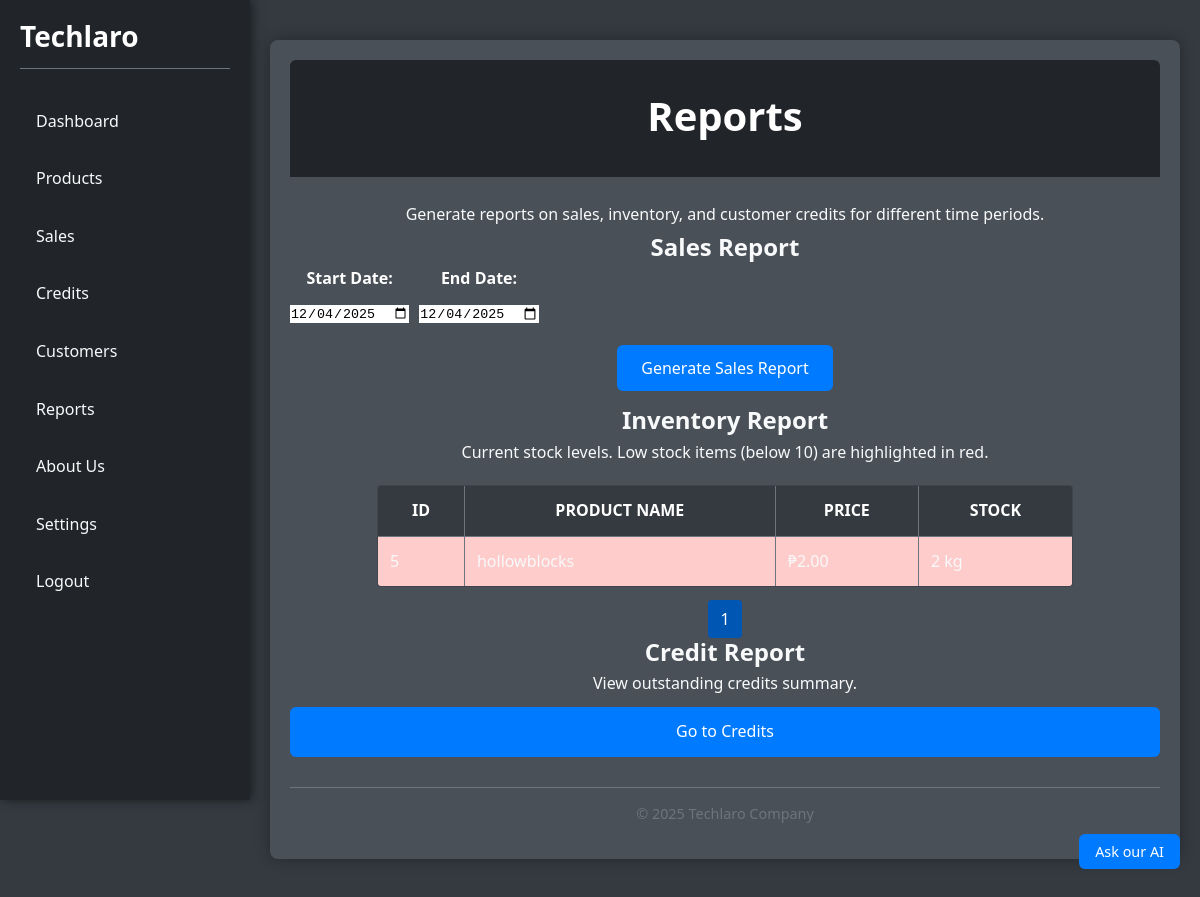
The app's page /pages/reports.php (signed in) with its own data.
### tables this page shows
CREATE TABLE `product` (
  `id` int(11) NOT NULL AUTO_INCREMENT,
  `user_id` int(11) DEFAULT NULL,
  `product_name` varchar(100) NOT NULL,
  `description` text DEFAULT NULL,
  `category` varchar(50) DEFAULT NULL,
  `price` decimal(10,2) NOT NULL,
  `stock` int(11) NOT NULL CHECK (`stock` >= 0),
  `created_at` datetime DEFAULT current_timestamp(),
  `unit` varchar(50) NOT NULL DEFAULT 'pcs',
  PRIMARY KEY (`id`),
  KEY `idx_stock` (`stock`),
  KEY `user_id` (`user_id`),
  CONSTRAINT `product_ibfk_1` FOREIGN KEY (`user_id`) REFERENCES `user` (`id`) ON DELETE CASCADE
);

### pages/reports.php (the view, shortened to what this page needs)
<?php
include '../config/db.php';
$user_id = $_SESSION['user_id'];
$role = $_SESSION['role'];
$today = date('Y-m-d');
$page = isset($_GET['page']) ? intval($_GET['page']) : 1;
$limit = 10;
$offset = ($page - 1) * $limit;
$where = ($role === 'owner') ? "WHERE (user_id = $user_id OR user_id IS NULL)" : "";
$total_query = "SELECT COUNT(*) FROM product $where";
$total = $conn->query($total_query)->fetch_row()[0];
$pages = ceil($total / $limit);
$inventory_query = "SELECT id, product_name, price, stock, unit FROM product $where ORDER BY stock ASC LIMIT $limit OFFSET $offset";
$inventory_result = $conn->query($inventory_query);
$low_stock_threshold = 10;
?>
<!DOCTYPE html>
<html lang="en">
<head>
    <link id="theme-stylesheet" rel="stylesheet" href="assets/css/style.css">
</head>
<body>
    <div class="container-with-sidebar">
        <?php include '../includes/sidebar.php'; ?>
        <div class="container">
            <header>
                <h1>Reports</h1>
            </header>
            <section>
                <p>Generate reports on sales, inventory, and customer credits for different time periods.</p>
                <h2>Sales Report</h2>
                <form action="pages/generate_sales_report.php" method="GET">
                    <div class="form-group date-filter" style="display: flex; gap: 10px;">
                        <div>
                            <label for="start_date">Start Date:</label>
                            <input type="date" id="start_date" name="start_date" value="<?php echo $today; ?>" required>
                        </div>
                        <div>
                            <label for="end_date">End Date:</label>
                            <input type="date" id="end_date" name="end_date" value="<?php echo $today; ?>" required>
                        </div>
                    </div>
                    <button type="submit" class="button">Generate Sales Report</button>
                </form>
                <h2>Inventory Report</h2>
                <p>Current stock levels. Low stock items (below <?php echo $low_stock_threshold; ?>) are highlighted in red.</p>
                <table class="table">
                    <thead>
                        <tr>
                            <th>ID</th>
                            <th>Product Name</th>
                            <th>Price</th>
                            <th>Stock</th>
                        </tr>
                    </thead>
                    <tbody>
                        <?php while ($product = $inventory_result->fetch_assoc()): ?>
                            <tr <?php if ($product['stock'] < $low_stock_threshold) echo 'style="background-color: #ffcccc;"'; ?>>
                                <td><?php echo $product['id']; ?></td>
                                <td><?php echo htmlspecialchars($product['product_name']); ?></td>
                                <td>₱<?php echo number_format($product['price'], 2); ?></td>
                                <td><?php echo $product['stock']; ?> <?php echo $product['unit']; ?></td>
                            </tr>
                        <?php endwhile; ?>
                    </tbody>
                </table>
                <div class="pagination">
                    <?php for ($i = 1; $i <= $pages; $i++): ?>
                        <a href="?page=<?php echo $i; ?>" <?php if ($i == $page) echo 'class="active"'; ?>><?php echo $i; ?></a>
                    <?php endfor; ?>
                </div>
                <h2>Credit Report</h2>
                <p>View outstanding credits summary.</p>
                <a href="pages/credits.php" class="button">Go to Credits</a>
            </section>
            <footer>
                <p>&copy; 2025 Techlaro Company</p>
            </footer>
        </div>
    </div>
</body>
</html>

### assets/css/style.css (style rules this page uses)
*, *::before, *::after { margin: 0; padding: 0; border: 0; box-sizing: border-box; }
body { font-family: 'Segoe UI', Tahoma, Geneva, Verdana, sans-serif; line-height: 1.6; background-color: #343a40; color: #f8f9fa; padding: 20px; margin-left: 250px; transition: padding-left 0.3s ease; font-size: 16px; }
.container { max-width: 1200px; margin: 20px auto; padding: 20px; background-color: #495057; border-radius: 8px; box-shadow: 0 0 15px rgba(0,0,0,0.3); overflow: hidden; color: #f8f9fa; text-align: center; }
header { background-color: #212529; color: #fff; padding: 1.5em 0; text-align: center; margin-bottom: 25px; border-radius: 6px 6px 0 0; }
header h1 { font-size: 2.5em; margin-bottom: 5px; }
footer { text-align: center; margin-top: 30px; padding: 1em 0; color: #6c757d; font-size: 0.9em; border-top: 1px solid #6c757d; }
.table { width: 80%; margin: 20px auto; border-collapse: collapse; border: 1px solid #6c757d; border-radius: 4px; overflow: hidden; background-color: #3d444b; color: #f8f9fa; font-size: 1em; }
.table th, .table td { border: 1px solid #6c757d; padding: 0.75em; text-align: left; }
.table th { background-color: #343a40; color: #fff; font-weight: bold; text-transform: uppercase; text-align: center; }
.button { display: block; padding: 12px 24px; background-color: #007bff; color: #fff; text-decoration: none; border-radius: 6px; cursor: pointer; transition: background-color 0.3s ease; font-weight: 500; font-size: 1em; font-family: inherit; margin: 10px auto; text-align: center; }
.form-group { margin-bottom: 20px; text-align: center; }
.form-group label { display: block; margin-bottom: 0.5em; font-weight: bold; color: #fff; font-size: 1em; text-align: center; }
.pagination { text-align: center; margin-top: 20px; }
.pagination a { padding: 8px 12px; margin: 0 4px; background-color: #007bff; color: #fff; text-decoration: none; border-radius: 4px; }
.pagination a.active { background-color: #0056b3; }

### records on screen
product: id "5", product_name "hollowblocks", price "2.00", stock "2", unit "kg"

### other values on screen
$low_stock_threshold "10"
